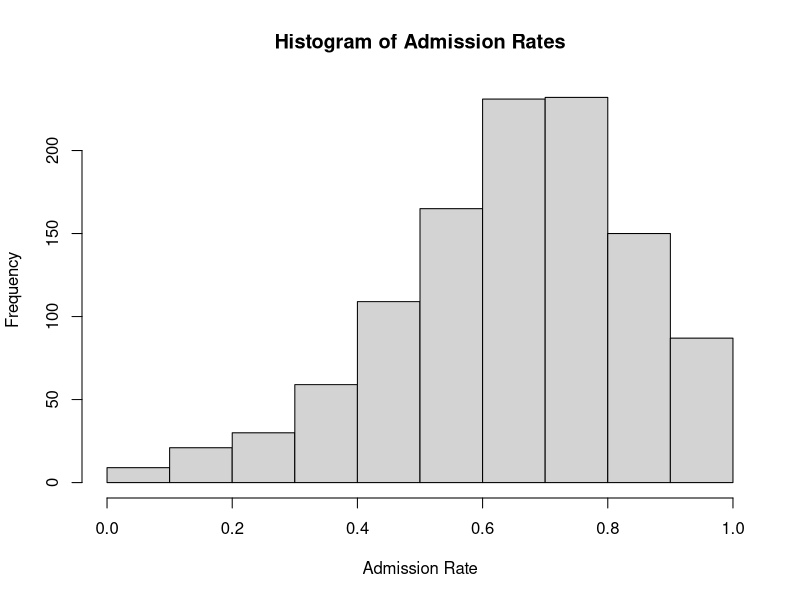
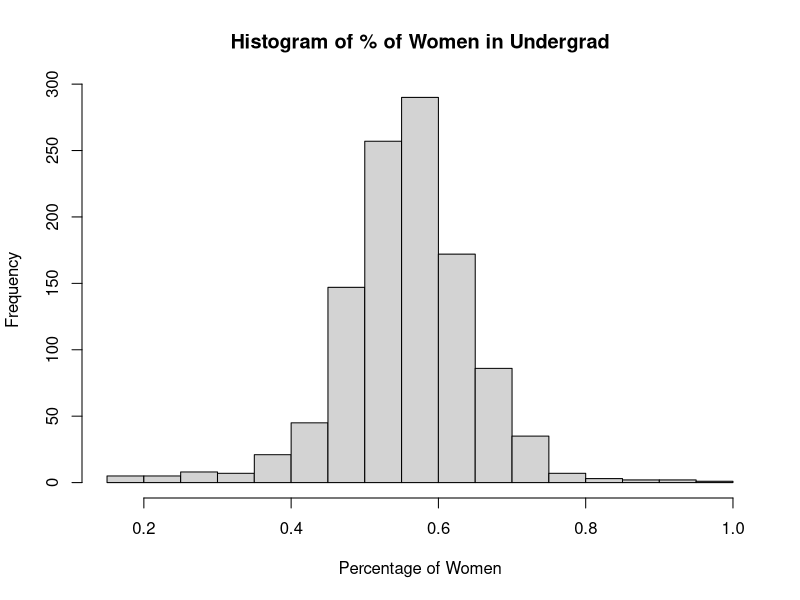
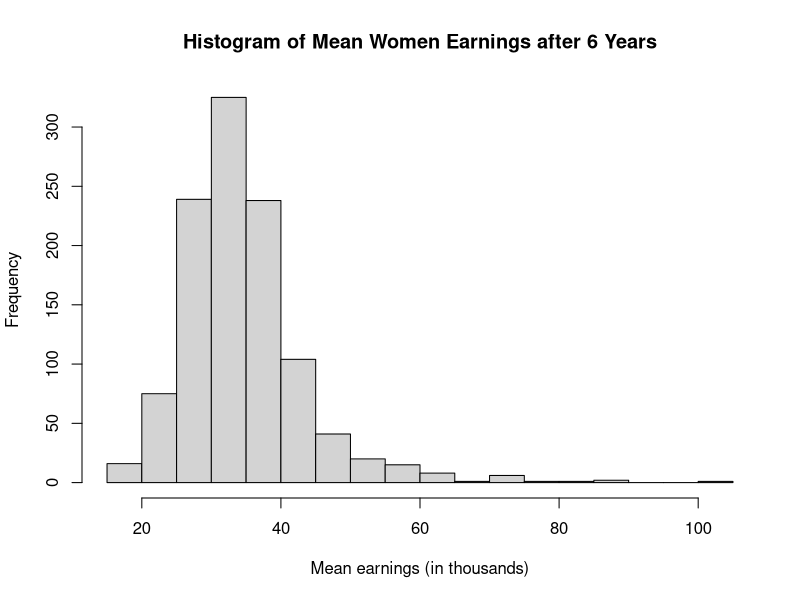
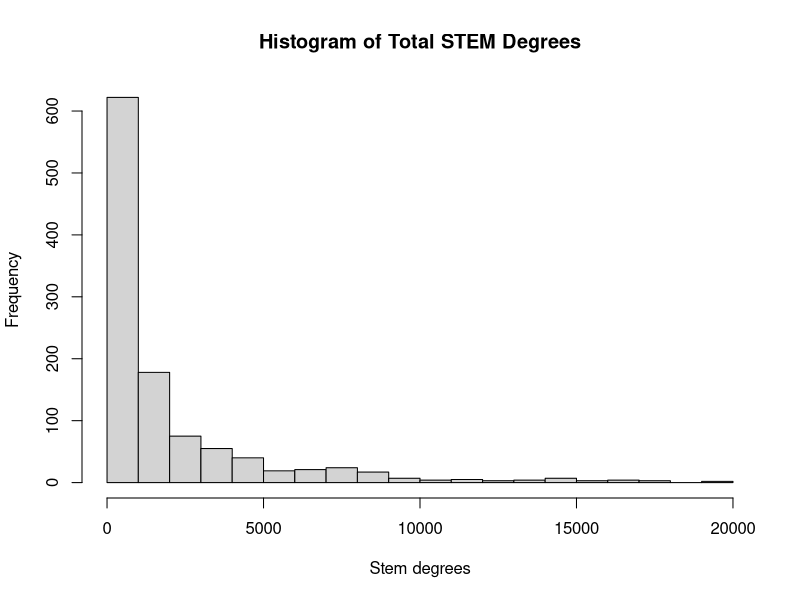
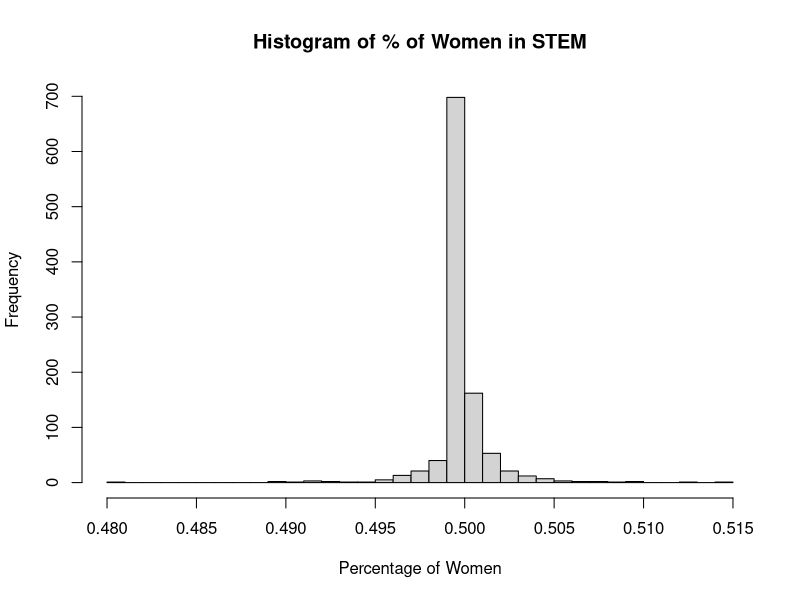
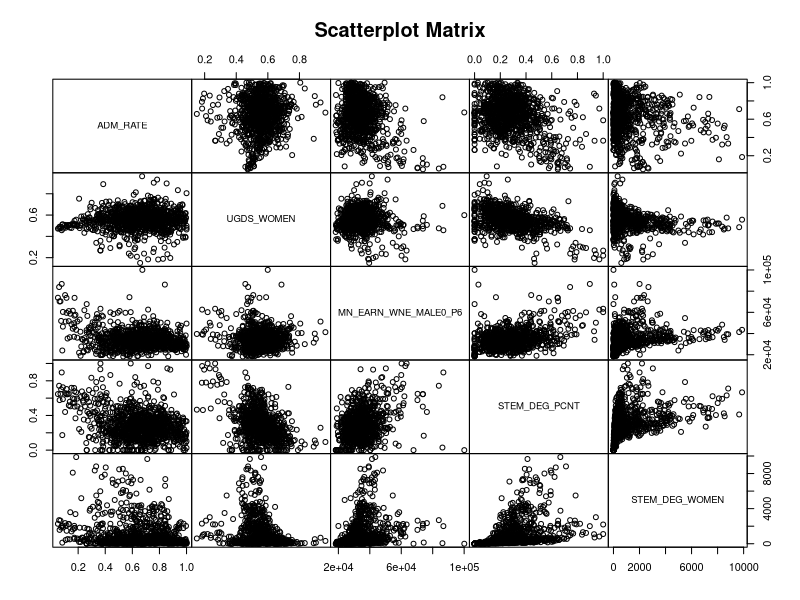

Source code (R) for these figures, in order:
# Exploratory Data Analysis (EDA)

# importing the data
female_full <- read.table('data/female-data-2014-15.csv', header=TRUE, sep=',')

# adding in an extra column for EDA: percentage of women getting stem degrees
female_full$STEM_DEG_PCNT_WOMEN = female_full$STEM_DEG_WOMEN / female_full$STEM_DEG_TOTAL

###################

# Quantitative Analysis
# Segmenting out some of the interesting quantitative attributes of our data

general <- female_full[c('ADM_RATE', 'SATMTMID', 'UGDS_WOMEN', 'MN_EARN_WNE_MALE0_P6', 'COUNT_WNE_MALE0_P6')]

deg_types <- female_full[c('PCIP26', 'PCIP29', 'PCIP41', 'PCIP27', 'PCIP14', 'PCIP15')]

deg_pcnts <- female_full[c('ENG_DEG_PCNT', 'MATH_DEG_PCNT', 'SCIENCE_DEG_PCNT', 'TECH_DEG_PCNT', 'STEM_DEG_PCNT', 'STEM_DEG_PCNT_WOMEN')]


# Min, Q1, Median, Mean, Q3, Max
summary_stats_general <- summary(general)
summary_stats_deg_types <- summary(deg_types)
summary_stats_deg_pcnts <- summary(deg_pcnts)

# Standard Deviations
standard_deviation_general <- data.frame(sapply(general, function(x) sd(x)))
standard_deviation_deg_types <- data.frame(sapply(deg_types, function(x) sd(x)))
standard_deviation_deg_pcnts <- data.frame(sapply(deg_pcnts, function(x) sd(x)))

# Range
range_general <- data.frame(t(data.frame(sapply(general, function(x) range(x)))))
range_deg_types <- data.frame(t(data.frame(sapply(deg_types, function(x) range(x)))))
range_deg_pcnts <- data.frame(t(data.frame(sapply(deg_pcnts, function(x) range(x)))))

names(range_general) = c("min","max")
range_general$range = range_general$max - range_general$min
names(range_deg_types) = c("min","max")
range_deg_types$range = range_deg_types$max - range_deg_types$min
names(range_deg_pcnts) = c("min","max")
range_deg_pcnts$range = range_deg_pcnts$max - range_deg_pcnts$min

sd_range_general <- cbind(standard_deviation_general, range_general$range)
names(sd_range_general) = c('SD', 'Range')
sd_range_deg_types <- cbind(standard_deviation_deg_types, range_deg_types$range)
names(sd_range_deg_types) = c('SD', 'Range')
sd_range_deg_pcnts <- cbind(standard_deviation_deg_pcnts, range_deg_pcnts$range)
names(sd_range_deg_pcnts) = c('SD', 'Range')

# Visualizations

## Admission rate
png('images/hist-adm-rate.png')
hist(female_full$ADM_RATE, xlab='Admission Rate', main='Histogram of Admission Rates')
dev.off()

## Percentage of female undergrads
png('images/hist-ugds-women.png')
hist(female_full$UGDS_WOMEN, xlab='Percentage of Women', main='Histogram of % of Women in Undergrad')
dev.off()

## Mean earnings of women after 6 years
png('images/hist-mn-earn.png')
hist((female_full$MN_EARN_WNE_MALE0_P6)/1000, xlab='Mean earnings (in thousands)', main='Histogram of Mean Women Earnings after 6 Years')
dev.off()

## Stem degree total
png('images/hist-stem-deg-total.png')
hist(female_full$STEM_DEG_TOTAL, breaks=20, xlab='Stem degrees', main='Histogram of Total STEM Degrees')
dev.off()

## Stem degree percent women
newdata <- female_full[which(female_full$STEM_DEG_PCNT_WOMEN != 0
                             & female_full$WOMENONLY == 0), ]
png('images/hist-stem-pcnt-women.png')
hist(newdata$STEM_DEG_PCNT_WOMEN, breaks=25, xlab='Percentage of Women', main='Histogram of % of Women in STEM')
dev.off()

# Correlation Matrix
# For our correlation matrix, we chose a few variables which we think will have interesting correlations to study
cor_data <- female_full[c('ADM_RATE', 'UGDS_WOMEN', 'MN_EARN_WNE_MALE0_P6', 'STEM_DEG_PCNT', 'STEM_DEG_WOMEN')]
cor_matrix <- cor(cor_data)

#Scatterplot Matrix
png('images/scatterplot-matrix.png')
scatterplot_matrix <- pairs(cor_data, gap=0, main='Scatterplot Matrix')
dev.off()

#Save Data
sink('data/summary-stats.txt')
summary_stats_general
summary_stats_deg_types
summary_stats_deg_pcnts
sd_range_general
sd_range_deg_types
sd_range_deg_pcnts
sink()

sink('data/correlation-matrix.txt')
cor_matrix
sink()

save(summary_stats_general, summary_stats_deg_types, summary_stats_deg_pcnts, sd_range_general,
     sd_range_deg_types, sd_range_deg_pcnts, cor_matrix, file='data/eda-output.RData')

